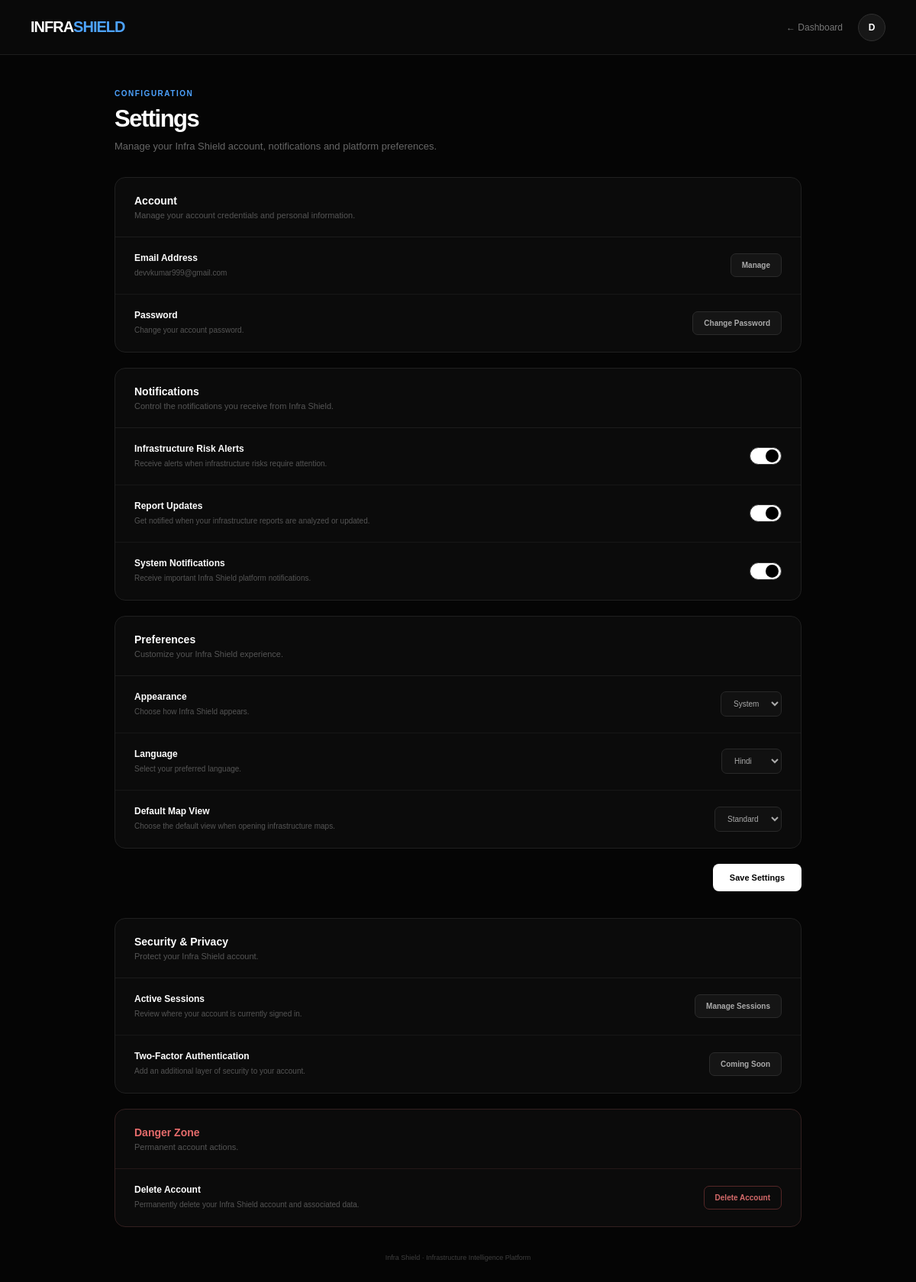
/settings/ (signed in), run on the app's committed database.
### accounts/models.py (models this page shows, shortened)
class UserSettings(models.Model):
    user = models.OneToOneField(
        User,
        on_delete=models.CASCADE,
        related_name="settings"
    )
    risk_alerts = models.BooleanField(
        default=True
    )
    report_updates = models.BooleanField(
        default=True
    )
    system_notifications = models.BooleanField(
        default=True
    )
    theme = models.CharField(
        max_length=20,
        default="dark"
    )
    language = models.CharField(
        max_length=20,
        default="English"
    )
    default_map_view = models.CharField(
        max_length=20,
        default="standard"
    )
    created_at = models.DateTimeField(
        auto_now_add=True
    )
    updated_at = models.DateTimeField(
        auto_now=True
    )

### accounts/views.py (the view, shortened to what this page needs)
@login_required
def settings_view(request):
    from .models import UserSettings
    user = request.user
    settings, created = UserSettings.objects.get_or_create(
        user=user
    )
    return render(
        request,
        "settings.html",
        {
            "user": user,
            "settings": settings
        }
    )

### accounts/templates/settings.html (shortened to what this page needs)
<!DOCTYPE html>
<html lang="en">
<head>
</head>
<body>
<div class="page">
    <nav class="navbar">
        <div class="logo">
            INFRA<span>SHIELD</span>
        </div>
        <div class="nav-right">
            <a href="{% url 'dashboard' %}"
               class="back">
                ← Dashboard
            </a>
            <div class="avatar">
                {{ user.first_name|first|upper }}
            </div>
        </div>
    </nav>
    <main class="container">
        <div class="heading">
            <div class="eyebrow">
                CONFIGURATION
            </div>
            <h1>
                Settings
            </h1>
            <p>
                Manage your Infra Shield account,
                notifications and platform preferences.
            </p>
        </div>
        <section class="settings-card">
            <div class="section-header">
                <h2>
                    Account
                </h2>
                <p>
                    Manage your account credentials and
                    personal information.
                </p>
            </div>
            <div class="setting">
                <div class="setting-info">
                    <div class="setting-title">
                        Email Address
                    </div>
                    <div class="setting-description">
                        {{ user.email }}
                    </div>
                </div>
                <a href="{% url 'profile' %}"
                   class="setting-button">
                    Manage
                </a>
            </div>
            <div class="setting">
                <div class="setting-info">
                    <div class="setting-title">
                        Password
                    </div>
                    <div class="setting-description">
                        Change your account password.
                    </div>
                </div>
                <a href="#"
                   class="setting-button">
                    Change Password
                </a>
            </div>
        </section>
        <form method="POST">
            <section class="settings-card">
                <div class="section-header">
                    <h2>
                        Notifications
                    </h2>
                    <p>
                        Control the notifications you receive
                        from Infra Shield.
                    </p>
                </div>
                <div class="setting">
                    <div class="setting-info">
                        <div class="setting-title">
                            Infrastructure Risk Alerts
                        </div>
                        <div class="setting-description">
                            Receive alerts when infrastructure
                            risks require attention.
                        </div>
                    </div>
                    <label class="toggle">
                        <span class="slider"></span>
                    </label>
                </div>
                <div class="setting">
                    <div class="setting-info">
                        <div class="setting-title">
                            Report Updates
                        </div>
                        <div class="setting-description">
                            Get notified when your infrastructure
                            reports are analyzed or updated.
                        </div>
                    </div>
                    <label class="toggle">
                        <span class="slider"></span>
                    </label>
                </div>
                <div class="setting">
                    <div class="setting-info">
                        <div class="setting-title">
                            System Notifications
                        </div>
                        <div class="setting-description">
                            Receive important Infra Shield
                            platform notifications.
                        </div>
                    </div>
                    <label class="toggle">
                        <span class="slider"></span>
                    </label>
                </div>
            </section>
            <section class="settings-card">
                <div class="section-header">
                    <h2>
                        Preferences
                    </h2>
                    <p>
                        Customize your Infra Shield experience.
                    </p>
                </div>
                <div class="setting">
                    <div class="setting-info">
                        <div class="setting-title">
                            Appearance
                        </div>
                        <div class="setting-description">
                            Choose how Infra Shield appears.
                        </div>
                    </div>
                    <select name="theme">
                        <option
                            value="system"
                            {% if settings.theme == "system" %}
                                selected
                            {% endif %}>
                            System
                        </option>
                    </select>
                </div>
                <div class="setting">
                    <div class="setting-info">
                        <div class="setting-title">
                            Language
                        </div>
                        <div class="setting-description">
                            Select your preferred language.
                        </div>
                    </div>
                    <select name="language">
                        <option
                            value="Hindi"
                            {% if settings.language == "Hindi" %}
                                selected
                            {% endif %}>
                            Hindi
                        </option>
                    </select>
                </div>
                <div class="setting">
                    <div class="setting-info">
                        <div class="setting-title">
                            Default Map View
                        </div>
                        <div class="setting-description">
                            Choose the default view when opening
                            infrastructure maps.
                        </div>
                    </div>
                    <select name="default_map_view">
                        <option
                            value="standard"
                            {% if settings.default_map_view == "standard" %}
                                selected
                            {% endif %}>
                            Standard
                        </option>
                    </select>
                </div>
            </section>
            <div class="save-container">
                <button
                    type="submit"
                    class="save-settings">
                    Save Settings
                </button>
            </div>
        </form>
        <section class="settings-card">
            <div class="section-header">
                <h2>
                    Security & Privacy
                </h2>
                <p>
                    Protect your Infra Shield account.
                </p>
            </div>
            <div class="setting">
                <div class="setting-info">
                    <div class="setting-title">
                        Active Sessions
                    </div>
                    <div class="setting-description">
                        Review where your account is currently
                        signed in.
                    </div>
                </div>
                <button
                    type="button"
                    class="setting-button">
                    Manage Sessions
                </button>
            </div>
            <div class="setting">
                <div class="setting-info">
                    <div class="setting-title">
                        Two-Factor Authentication
                    </div>
                    <div class="setting-description">
                        Add an additional layer of security
                        to your account.
                    </div>
                </div>
                <button
                    type="button"
                    class="setting-button">
                    Coming Soon
                </button>
            </div>
        </section>
        <section class="settings-card danger">
            <div class="section-header">
                <h2 class="danger-title">
                    Danger Zone
                </h2>
                <p>
                    Permanent account actions.
                </p>
            </div>
            <div class="setting">
                <div class="setting-info">
                    <div class="setting-title">
                        Delete Account
                    </div>
                    <div class="setting-description">
                        Permanently delete your Infra Shield
                        account and associated data.
                    </div>
                </div>
                <button
                    type="button"
                    class="danger-button"
                    onclick="confirmDelete()">
                    Delete Account
                </button>
            </div>
        </section>
        <div class="footer">
            Infra Shield · Infrastructure Intelligence Platform
        </div>
    </main>
</div>
</body>
</html>

### accounts/templates/settings.html (style rules this page uses)
* { margin: 0; padding: 0; box-sizing: border-box; }
body { font-family: Arial, Helvetica, sans-serif; background: #050505; color: #ffffff; min-height: 100vh; }
a { text-decoration: none; color: inherit; }
.page { min-height: 100vh; }
.navbar { height: 72px; background: #090909; border-bottom: 1px solid #1d1d1d; display: flex; align-items: center; justify-content: space-between; padding: 0 40px; }
.logo { font-size: 20px; font-weight: 800; letter-spacing: -1px; }
.logo span { color: #4da3ff; }
.nav-right { display: flex; align-items: center; gap: 20px; }
.back { color: #777; font-size: 12px; transition: 0.2s; }
.avatar { width: 36px; height: 36px; border-radius: 50%; background: #171717; border: 1px solid #303030; display: flex; align-items: center; justify-content: center; font-size: 12px; font-weight: bold; }
.container { width: 100%; max-width: 950px; margin: 0 auto; padding: 45px 25px 80px; }
.heading { margin-bottom: 30px; }
.eyebrow { color: #4da3ff; font-size: 10px; font-weight: 700; letter-spacing: 1.5px; margin-bottom: 10px; }
.heading h1 { font-size: 31px; letter-spacing: -1.5px; margin-bottom: 8px; }
.heading p { color: #666; font-size: 13px; line-height: 1.5; }
.settings-card { background: #0b0b0b; border: 1px solid #202020; border-radius: 14px; overflow: hidden; margin-bottom: 20px; }
.section-header { padding: 22px 25px; border-bottom: 1px solid #1c1c1c; }
.section-header h2 { font-size: 14px; margin-bottom: 5px; }
.section-header p { color: #555; font-size: 11px; }
.setting { min-height: 75px; padding: 18px 25px; display: flex; align-items: center; justify-content: space-between; gap: 25px; border-bottom: 1px solid #171717; }
.setting:last-child { border-bottom: none; }
.setting-info { flex: 1; }
.setting-title { font-size: 12px; font-weight: 600; margin-bottom: 5px; }
.setting-description { color: #555; font-size: 10px; line-height: 1.5; }
.setting-button { background: #151515; border: 1px solid #2b2b2b; color: #aaa; padding: 9px 14px; border-radius: 7px; font-size: 10px; font-weight: 600; cursor: pointer; white-space: nowrap; transition: 0.2s; }
.toggle { position: relative; width: 42px; height: 23px; flex-shrink: 0; }
.slider { position: absolute; inset: 0; background: #222; border: 1px solid #333; border-radius: 20px; cursor: pointer; transition: 0.2s; }
.slider::before { content: ""; position: absolute; width: 17px; height: 17px; left: 2px; top: 2px; background: #777; border-radius: 50%; transition: 0.2s; }
.toggle input:checked + .slider { background: #ffffff; }
.toggle input:checked + .slider::before { transform: translateX(18px); background: #000000; }
select { background: #111111; border: 1px solid #292929; color: #aaa; padding: 9px 12px; border-radius: 7px; font-size: 10px; outline: none; cursor: pointer; }
select option { background: #111111; color: #ffffff; }
.save-container { display: flex; justify-content: flex-end; margin-top: 20px; margin-bottom: 35px; }
.save-settings { background: #ffffff; color: #000000; border: none; padding: 12px 22px; border-radius: 8px; font-size: 11px; font-weight: 700; cursor: pointer; transition: 0.2s; }
.danger { border-color: #332020; }
.danger .section-header { border-bottom-color: #241818; }
.danger-title { color: #e56b6b; }
.danger-button { background: transparent; border: 1px solid #552727; color: #d56a6a; padding: 9px 14px; border-radius: 7px; font-size: 10px; font-weight: 600; cursor: pointer; transition: 0.2s; }
.footer { text-align: center; color: #3f3f3f; font-size: 9px; margin-top: 35px; }

### data on the page
UserSettings: theme "System", language "Hindi", default_map_view "Standard"

### other printed values
{{ user.first_name|first|upper }} "D"
{{ user.email }} "devvkumar999@gmail.com"
